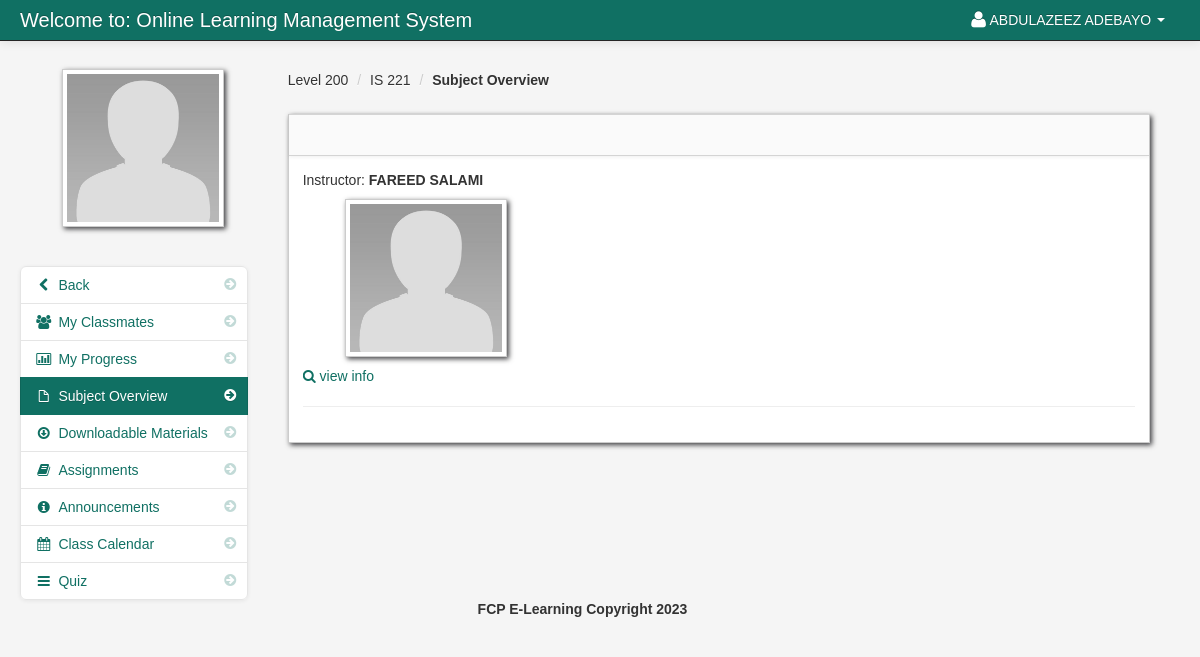
The app's page /subject_overview_student.php?id=189 (signed in) with its own data.
### tables this page shows
CREATE TABLE `student` (
  `student_id` int(11) NOT NULL,
  `firstname` varchar(100) NOT NULL,
  `lastname` varchar(100) NOT NULL,
  `class_id` int(11) NOT NULL,
  `username` varchar(100) NOT NULL,
  `password` varchar(100) NOT NULL,
  `location` varchar(100) NOT NULL,
  `status` varchar(100) NOT NULL
);

CREATE TABLE `teacher_class` (
  `teacher_class_id` int(11) NOT NULL,
  `teacher_id` int(11) NOT NULL,
  `class_id` int(11) NOT NULL,
  `subject_id` int(11) NOT NULL,
  `thumbnails` varchar(100) NOT NULL,
  `school_year` varchar(100) NOT NULL
);

CREATE TABLE `class` (
  `class_id` int(11) NOT NULL,
  `class_name` varchar(100) NOT NULL
);

CREATE TABLE `subject` (
  `subject_id` int(11) NOT NULL,
  `subject_code` varchar(100) NOT NULL,
  `subject_title` varchar(100) NOT NULL,
  `category` varchar(100) NOT NULL,
  `description` longtext NOT NULL,
  `unit` int(11) NOT NULL,
  `Pre_req` varchar(100) NOT NULL,
  `semester` varchar(100) NOT NULL
);

CREATE TABLE `teacher` (
  `teacher_id` int(11) NOT NULL,
  `username` varchar(100) NOT NULL,
  `password` varchar(200) NOT NULL,
  `firstname` varchar(100) NOT NULL,
  `lastname` varchar(100) NOT NULL,
  `department_id` int(11) NOT NULL,
  `location` varchar(200) NOT NULL,
  `about` varchar(500) NOT NULL,
  `teacher_status` varchar(20) NOT NULL,
  `teacher_stat` varchar(100) NOT NULL
);

### session.php (called while the page is built, shortened)
<?php
$session_id=$_SESSION['id'];
?>

### subject_overview_student.php (the view, shortened to what this page needs)
<?php include('header_dashboard.php'); ?>
<?php include('session.php'); ?>
<?php $get_id = $_GET['id']; ?>
    <body>
		<?php include('navbar_student.php'); ?>
        <div class="container-fluid">
            <div class="row-fluid">
				<?php include('subject_overview_link_student.php'); ?>
                <div class="span9" id="content">
                     <div class="row-fluid">
										<?php $class_query = mysqli_query($conn,"select * from teacher_class
										LEFT JOIN class ON class.class_id = teacher_class.class_id
										LEFT JOIN subject ON subject.subject_id = teacher_class.subject_id
										where teacher_class_id = '$get_id'")or die(mysqli_error());
										$class_row = mysqli_fetch_array($class_query);
										?>
					     <ul class="breadcrumb">
							<li><a href="#"><?php echo $class_row['class_name']; ?></a> <span class="divider">/</span></li>
							<li><a href="#"><?php echo $class_row['subject_code']; ?></a> <span class="divider">/</span></li>
							<li><a href="#"><b>Subject Overview</b></a></li>
						</ul>
                        <div id="block_bg" class="block">
                            <div class="navbar navbar-inner block-header">
                            </div>
                            <div class="block-content collapse in">
                                <div class="span12">
  											<?php $query = mysqli_query($conn,"select * from teacher_class
										LEFT JOIN class ON class.class_id = teacher_class.class_id
										LEFT JOIN subject ON subject.subject_id = teacher_class.subject_id
										LEFT JOIN teacher ON teacher.teacher_id = teacher_class.teacher_id
										where teacher_class_id = '$get_id'")or die(mysqli_error());
										$row = mysqli_fetch_array($query);
										?>
										Instructor: <strong><?php echo $row['firstname']; ?> <?php echo $row['lastname']; ?></strong>
															<br>
															<img id="avatar" class="img-polaroid" src="admin/<?php echo $row['location']; ?>" width>
															<p><a href=""><i class="icon-search"></i> view info</a></p>
															<hr>
                                </div>
                            </div>
                        </div>
                    </div>
                </div>
            </div>
		<?php include('footer.php'); ?>
        </div>
		<?php include('script.php'); ?>
    </body>
</html>

### navbar_student.php (shortened to what this page needs)
<div class="navbar navbar-fixed-top navbar-inverse">
        <div class="navbar-inner">
            <div class="container-fluid">
                <a class="brand" href="#">Welcome to: Online Learning Management System</a>
					<div class="nav-collapse collapse">
						<ul class="nav pull-right">
							<?php $query= mysqli_query($conn,"select * from student where student_id = '$session_id'")or die(mysqli_error());
									$row = mysqli_fetch_array($query);
							?>
							<li class="dropdown">
								<a href="#" role="button" class="dropdown-toggle" data-toggle="dropdown"> <i class="icon-user icon-large"></i><?php echo $row['firstname']." ".$row['lastname'];  ?> <i class="caret"></i></a>
							</li>
						</ul>
					</div>
            </div>
        </div>
</div>

### subject_overview_link_student.php (shortened to what this page needs)
<div class="span3" id="sidebar">
	<img id="avatar" src="admin/<?php echo $row['location']; ?>" class="img-polaroid">
		<ul class="nav nav-list bs-docs-sidenav nav-collapse collapse">
				<li class=""><a href="dashboard_student.php"><i class="icon-chevron-right"></i><i class="icon-chevron-left"></i>&nbsp;Back</a></li>
				<li class=""><a href="my_classmates.php<?php echo '?id='.$get_id; ?>"><i class="icon-chevron-right"></i><i class="icon-group"></i>&nbsp;My Classmates</a></li>
				<li class=""><a href="progress.php<?php echo '?id='.$get_id; ?>"><i class="icon-chevron-right"></i><i class="icon-bar-chart"></i>&nbsp;My Progress</a></li>
				<li class="active"><a href="subject_overview_student.php<?php echo '?id='.$get_id; ?>"><i class="icon-chevron-right"></i><i class="icon-file"></i>&nbsp;Subject Overview</a></li>
				<li class=""><a href="downloadable_student.php<?php echo '?id='.$get_id; ?>"><i class="icon-chevron-right"></i><i class="icon-download"></i>&nbsp;Downloadable Materials</a></li>
				<li class=""><a href="assignment_student.php<?php echo '?id='.$get_id; ?>"><i class="icon-chevron-right"></i><i class="icon-book"></i>&nbsp;Assignments</a></li>
				<li class=""><a href="announcements_student.php<?php echo '?id='.$get_id; ?>"><i class="icon-chevron-right"></i><i class="icon-info-sign"></i>&nbsp;Announcements</a></li>
				<li class=""><a href="class_calendar_student.php<?php echo '?id='.$get_id; ?>"><i class="icon-chevron-right"></i><i class="icon-calendar"></i>&nbsp;Class Calendar</a></li>
				<li class=""><a href="student_quiz_list.php<?php echo '?id='.$get_id; ?>"><i class="icon-chevron-right"></i><i class="icon-reorder"></i>&nbsp;Quiz</a></li>
		</ul>
</div>

### admin/assets/styles.css (style rules this page uses)
body { padding-top: 60px; padding-bottom: 40px; background-color: #f5f5f5; }
#content { margin-left: 0px; }
.breadcrumb { margin: 0 0 0px; padding: 10px 0px; background-color: transparent; }
.block { background: url("../images/pixel-60fff.png") repeat scroll 0 0 rgba(0, 0, 0, 0) !important; border: 1px solid #ccc; background: white; margin: 1em 0em; border-top: none; -webkit-box-shadow: 2px 2px 5px rgba(0, 0, 6, 0.75); -moz-box-shadow: 2px 2px 5px rgba(0, 0, 6, 0.75); box-shadow: 2px 2px 5px rgba(0, 0, 6, 0.75); }
.block-content { margin: 1em; min-height: 0.25em; }
.block-header { margin-bottom: 0px; border-right: none; border-left: none; -webkit-border-radius: 0px; -moz-border-radius: 0px; border-radius: 0px; }
.bs-docs-sidenav { max-width: 228px; margin: 30px 0 0; padding: 0; background-color: #fff; -webkit-border-radius: 6px; -moz-border-radius: 6px; border-radius: 6px; -webkit-box-shadow: 0 1px 4px rgba(0, 0, 0, 0.065); -moz-box-shadow: 0 1px 4px rgba(0, 0, 0, 0.065); box-shadow: 0 1px 4px rgba(0, 0, 0, 0.065); }
.bs-docs-sidenav > li > a { display: block; width: 190px \9; margin: 0 0 -1px; padding: 8px 14px; border: 1px solid #e5e5e5; }
.bs-docs-sidenav > li:first-child > a { -webkit-border-radius: 6px 6px 0 0; -moz-border-radius: 6px 6px 0 0; border-radius: 6px 6px 0 0; }
.bs-docs-sidenav > li:last-child > a { -webkit-border-radius: 0 0 6px 6px; -moz-border-radius: 0 0 6px 6px; border-radius: 0 0 6px 6px; }
.bs-docs-sidenav > .active > a { position: relative; z-index: 2; padding: 9px 15px; border: 0; text-shadow: 0 1px 0 rgba(0, 0, 0, 0.15); -webkit-box-shadow: inset 1px 0 0 rgba(0, 0, 0, 0.1), inset -1px 0 0 rgba(0, 0, 0, 0.1); -moz-box-shadow: inset 1px 0 0 rgba(0, 0, 0, 0.1), inset -1px 0 0 rgba(0, 0, 0, 0.1); box-shadow: inset 1px 0 0 rgba(0, 0, 0, 0.1), inset -1px 0 0 rgba(0, 0, 0, 0.1); }
.bs-docs-sidenav .icon-chevron-right { float: right; margin-top: 2px; margin-right: -6px; opacity: 0.25; }
.bs-docs-sidenav .active .icon-chevron-right, .bs-docs-sidenav .active a:hover .icon-chevron-right { opacity: 1; }

### records on screen
student: firstname "ABDULAZEEZ", lastname "ADEBAYO", location (placeholder picture)
teacher_class: class.class_name "Level 200", subject.subject_code "IS 221", teacher.firstname "FAREED", teacher.lastname "SALAMI", teacher.location (placeholder picture)
